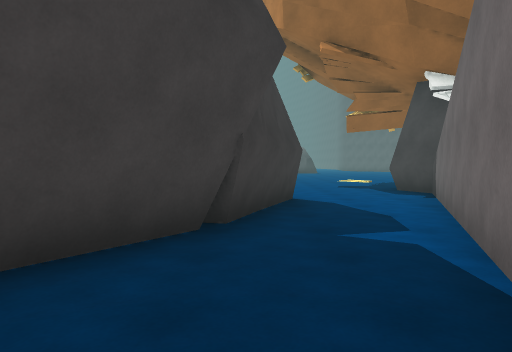
view 1 (above)

24 first-person views from a walk through a scene from a Unity 3-D project. The camera is 1.3 m above the floor, tilts 2° down and sees 70° across. The floor is counted in squares, 2 m on a side. Each view is taken from the middle of a square. On the plan, view 1 faces up. The plan holds only what a view shows up to about 11 squares ahead; the rest is blank. The place goes on beyond the plan. The player character is not drawn. Surface patterns are stand-ins for the level's own textures.

view 2
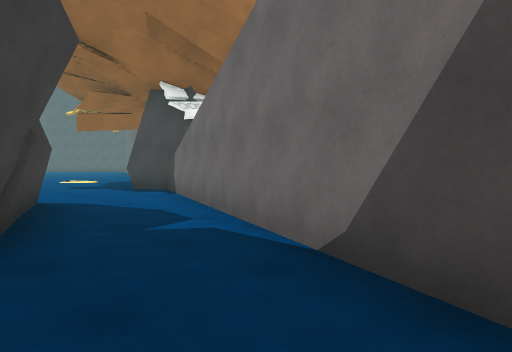

view 3
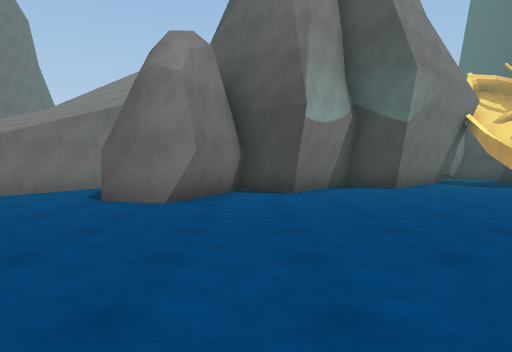

view 4
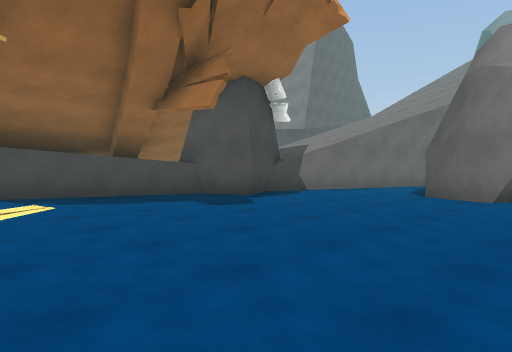

view 5
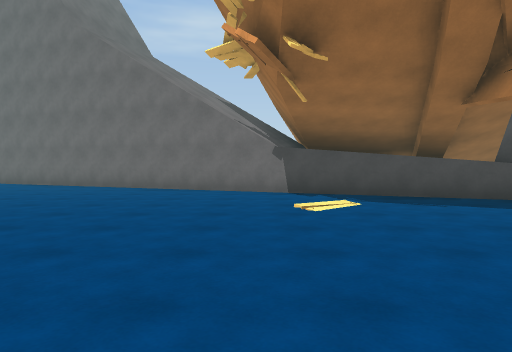

view 6
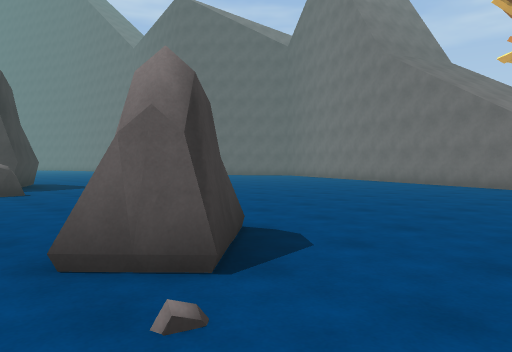

view 7
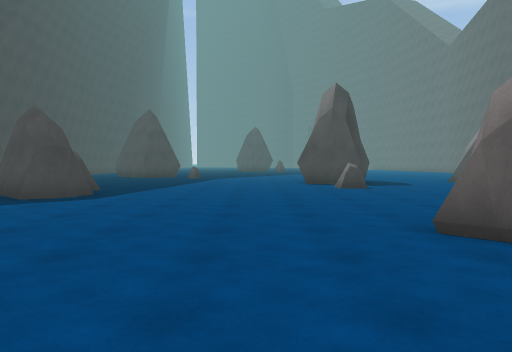

view 8
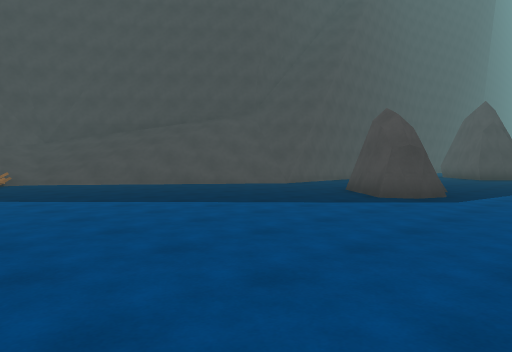

view 9
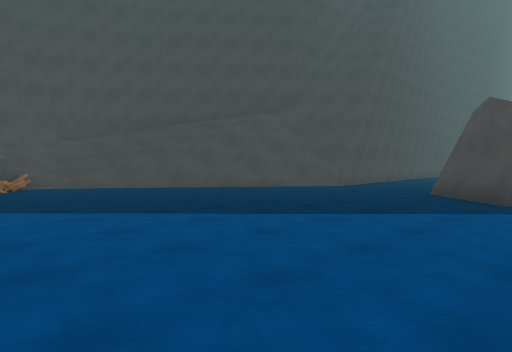

view 10
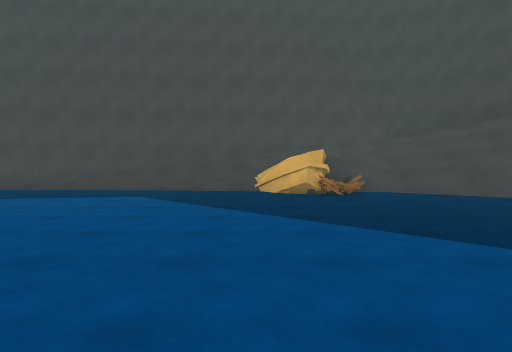

view 11
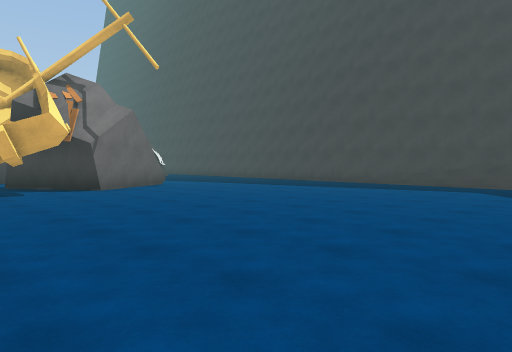

view 12
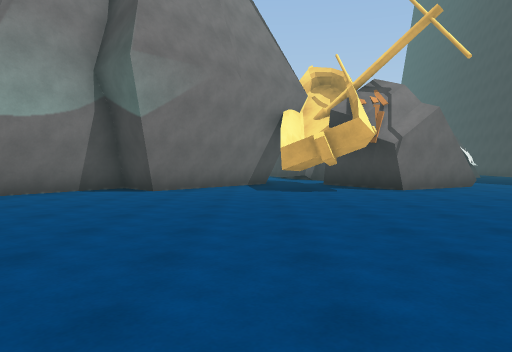

view 13
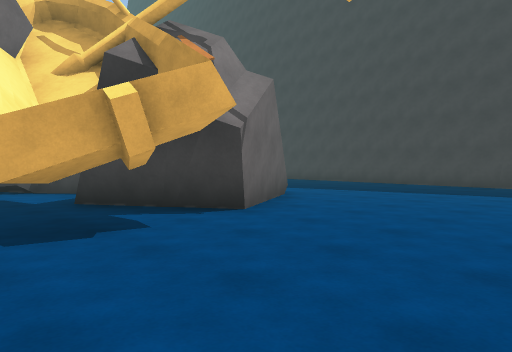

view 14
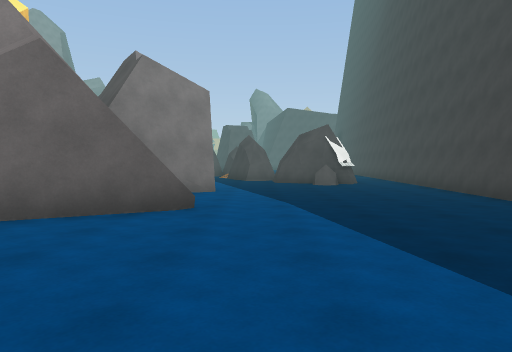

view 15
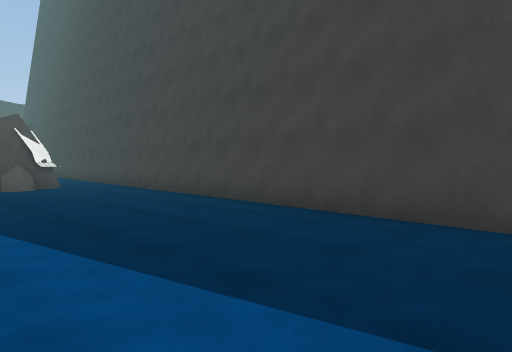

view 16
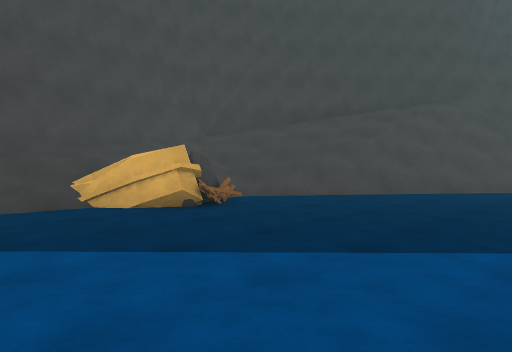

view 17
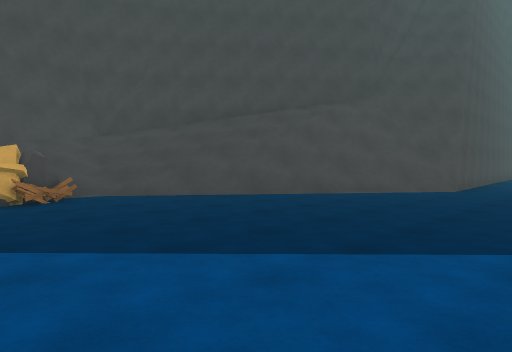

view 18
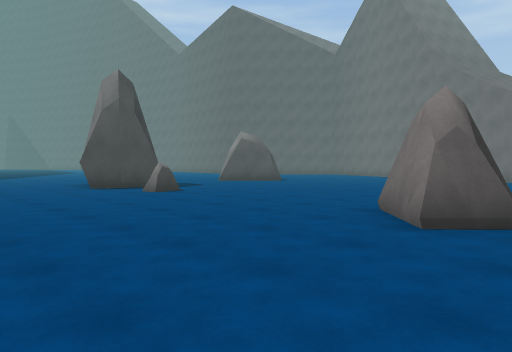

view 19
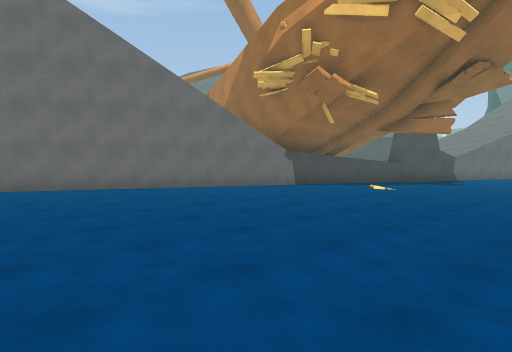

view 20
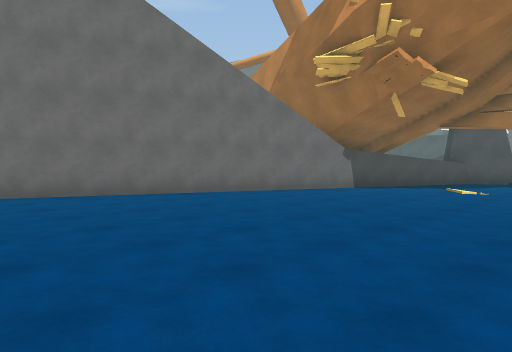

view 21
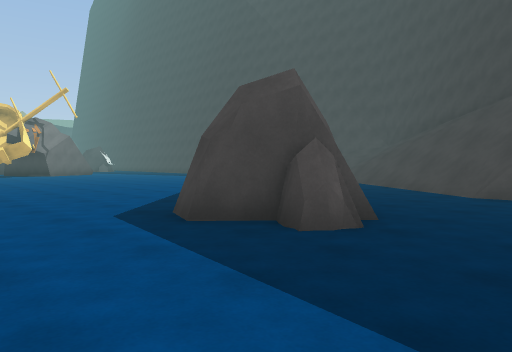

view 22
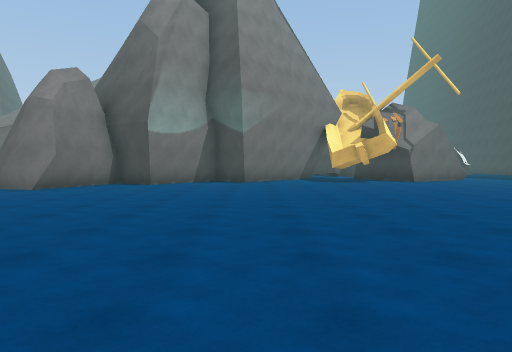

view 23
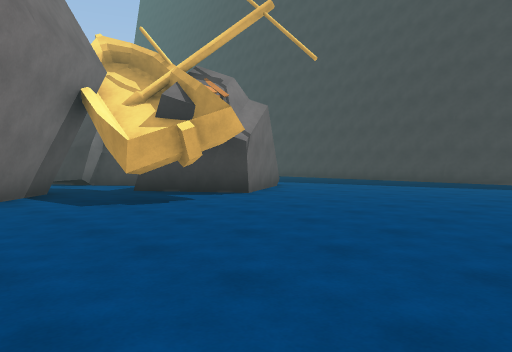

view 24
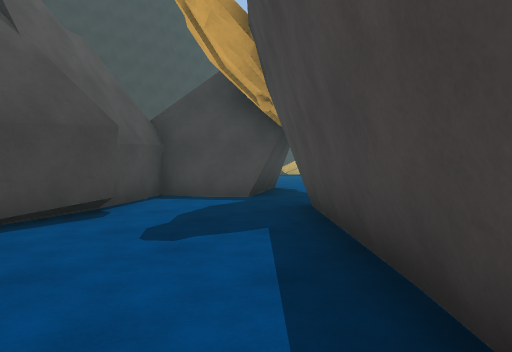

### Floor plan
Key: @ floor where view 1 was taken; # wall or solid block; . floor; / step, stairs or slope; ^ raised ledge; O other object.
Columns run from 21 left of view 1 to 8 right of it. Each row starts with its distance up from view 1.
 23      ###..  ......##..
 22     ####..........##......
 21    ##///...##.................
 20   ##///....##.................
 19  ##////.....#.................
 18  #////.......................#
 17 ##///........................#
 16 #///...............O........##
 15 #///..............OO........#
 14 #//OO.......................#
 13 #//O.......................##
 12 ##OO.......................#
 11  #/.......................##
 10  #/.......................^
  9  #/......................OO
  8  #/......................O
  7  #/.................##...#
  6  #/.................##..##^
  5  ##...............####..#
  4  ##.........O....#####..#
  3  #.......##OO..### ##..##
  2  #.....####...##   #...#
  1  #......  #..##     ..##
  0  #...... ##..##     .@#
 -1  #......###...##
 -2  #.....## ##...##
 -3  #......   #....#
 -4  #..#...     ....

Where each view was taken, in squares from view 1:
view 1: 0 up, 0 right, facing up
view 2: 0 up, 1 left, facing up-right
view 3: 13 up, 2 left, facing down
view 4: 14 up, 2 left, facing down-right
view 5: 14 up, 2 left, facing right
view 6: 13 up, 4 left, facing up-right
view 7: 12 up, 5 left, facing up
view 8: 12 up, 6 left, facing up-left
view 9: 12 up, 8 left, facing up-left
view 10: 12 up, 10 left, facing left
view 11: 12 up, 8 left, facing down-left
view 12: 12 up, 8 left, facing down
view 13: 7 up, 8 left, facing down-left
view 14: 7 up, 15 left, facing down
view 15: 6 up, 15 left, facing down-left
view 16: 10 up, 13 left, facing up-left
view 17: 12 up, 11 left, facing up-left
view 18: 14 up, 7 left, facing up-right
view 19: 22 up, 1 left, facing down-right
view 20: 22 up, 1 right, facing down-right
view 21: 23 up, 6 left, facing down-left
view 22: 16 up, 6 left, facing down
view 23: 9 up, 6 left, facing down-left
view 24: 4 down, 5 left, facing up-left
